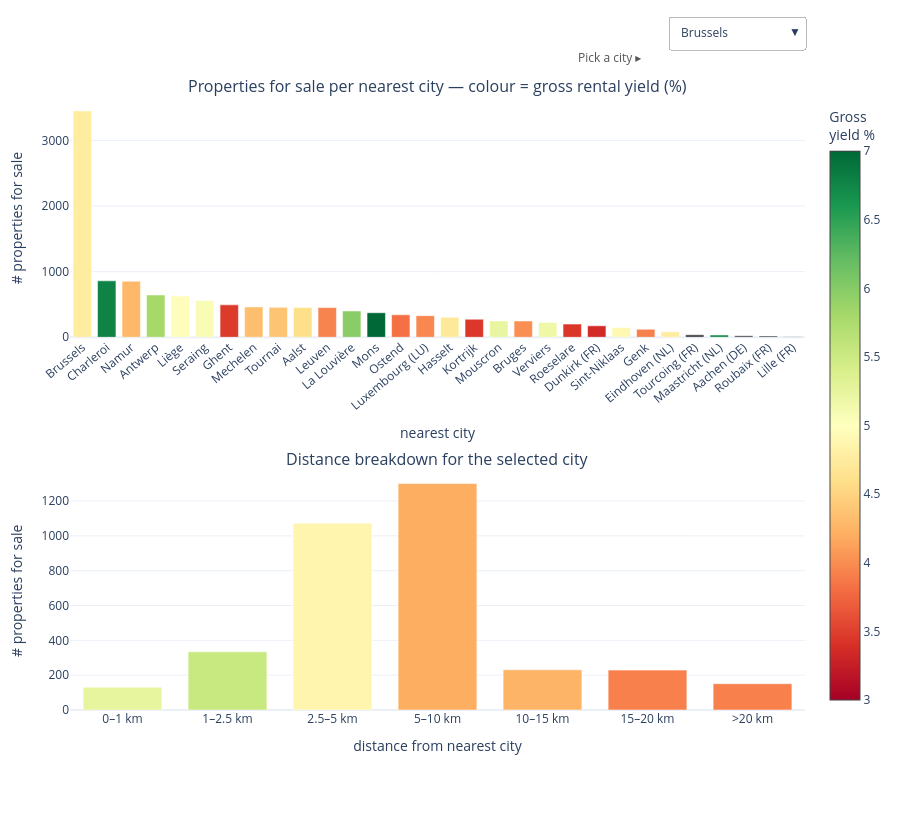

Notebook source saved alongside this figure:
### Code cell
# --- interactive figure: pick a city from the dropdown -> distance breakdown
CSCALE = "RdYlGn"   # red = low yield, green = high yield
_valid = cities["yield"].dropna()
CMIN, CMAX = float(np.floor(_valid.quantile(0.05))), float(np.ceil(_valid.quantile(0.95)))

city_list = cities["nearest_city"].tolist()
details = {c: city_detail(c) for c in city_list}    # precompute every breakdown

fig = make_subplots(
    rows=2, cols=1, vertical_spacing=0.22, row_heights=[0.5, 0.5],
    subplot_titles=("Properties for sale per nearest city — colour = gross rental yield (%)",
                    "Distance breakdown for the selected city"))

# row 1 — overview, always visible (trace 0); only this trace carries the colorbar
fig.add_bar(
    row=1, col=1, x=cities["nearest_city"], y=cities["n_sale"], showlegend=False,
    marker=dict(color=cities["yield"], colorscale=CSCALE, cmin=CMIN, cmax=CMAX,
                colorbar=dict(title="Gross<br>yield %")),
    customdata=np.stack([cities["yield"], cities["sale_ppsqm"],
                         cities["rent_ppsqm"], cities["n_rent"].fillna(0)], axis=-1),
    hovertemplate="<b>%{x}</b><br>%{y:,} for sale<br>yield %{customdata[0]:.1f}%<br>"
                  "buy €%{customdata[1]:,.0f}/m² · rent €%{customdata[2]:.1f}/m² "
                  "(n=%{customdata[3]:.0f})<extra></extra>")

# row 2 — one detail trace per city (traces 1..N); only the first is visible
for i, c in enumerate(city_list):
    d = details[c]
    cd = d[["yield_pct", "sale_ppsqm", "rent_ppsqm", "n_rent", "basis"]].to_numpy()  # object dtype keeps str
    fig.add_bar(
        row=2, col=1, x=d["band"], y=d["n_sale"], name=c, visible=(i == 0), showlegend=False,
        marker=dict(color=d["yield_pct"], colorscale=CSCALE, cmin=CMIN, cmax=CMAX, showscale=False),
        customdata=cd,
        hovertemplate="<b>%{x}</b><br>%{y:,} for sale<br>yield %{customdata[0]:.1f}%<br>"
                      "buy €%{customdata[1]:,.0f}/m² · rent €%{customdata[2]:.1f}/m²<br>"
                      "basis: %{customdata[4]} (n=%{customdata[3]:.0f})<extra></extra>")

# dropdown — each button shows the overview + exactly one city's detail trace
n = len(city_list)
buttons = [dict(label=c, method="update",
                args=[{"visible": [True] + [j == i for j in range(n)]}])
           for i, c in enumerate(city_list)]

fig.update_layout(
    template="plotly_white", height=830, bargap=0.25,
    margin=dict(t=95, l=70, r=20, b=120),
    updatemenus=[dict(buttons=buttons, active=0, direction="down", showactive=True,
                      x=1.0, xanchor="right", y=1.075, yanchor="bottom",
                      pad=dict(t=4, b=4), bgcolor="white", bordercolor="#bbbbbb")],
    annotations=list(fig.layout.annotations) + [
        dict(text="Pick a city ▸", x=0.78, y=1.085, xref="paper", yref="paper",
             showarrow=False, font=dict(size=12, color="#555555"))])

fig.update_xaxes(title_text="nearest city", tickangle=-40, row=1, col=1)
fig.update_yaxes(title_text="# properties for sale", row=1, col=1)
fig.update_xaxes(title_text="distance from nearest city", row=2, col=1)
fig.update_yaxes(title_text="# properties for sale", row=2, col=1)
fig
